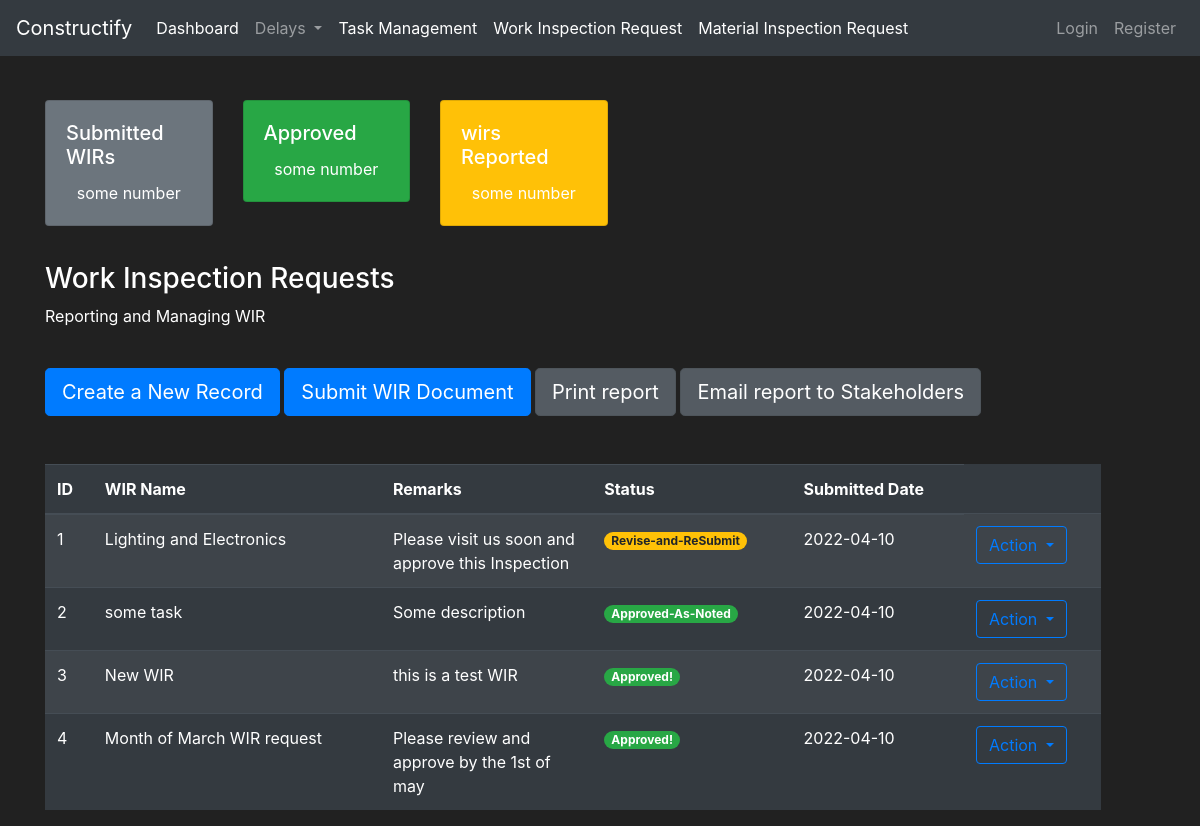
The app's page /WorkInspectionReqs, older data.
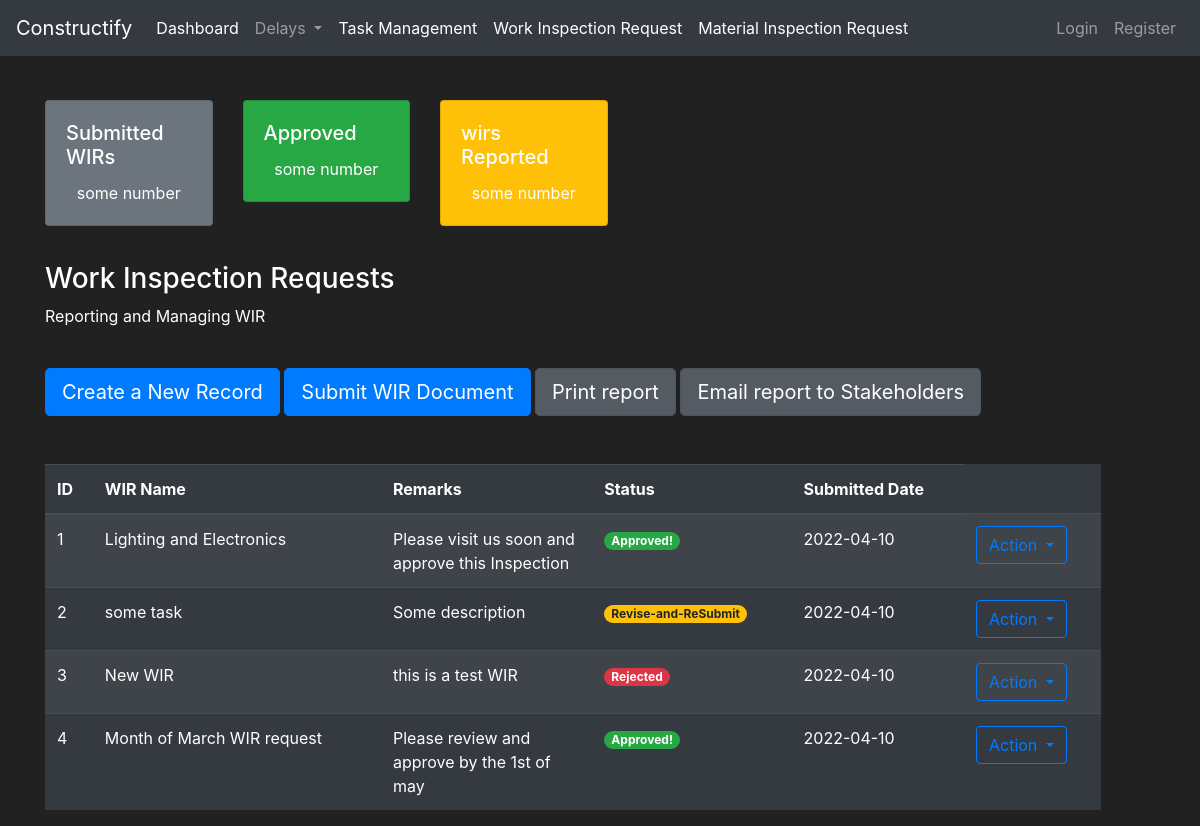
The same page, newer data.
### construct/models.py (models this page shows)
class WorkInspectionRequests(db.Model):
    id = db.Column(db.Integer(), nullable=False, primary_key=True)
    name = db.Column(db.String(length=30), nullable=False)
    description = db.Column(db.String(length=30), nullable=False)
    status = db.Column(db.String(length=30), nullable=True, default="Submitted")
    submitted_date = db.Column(db.String(length=30), nullable=False)

### construct/routes.py (the view, shortened to what this page needs)
@app.route("/WorkInspectionReqs", methods=['GET', 'POST'])
def wir_page():
    delays = Delay.query.all()
    wir_list = WorkInspectionRequests.query.all()
    wirform= WIRForm()
    today = date.today()
    if request.method == "GET":
        return render_template('WorkInspectionRequest.html', delays=delays,wir_list=wir_list, wirform=wirform)

### construct/templates/WorkInspectionRequest.html (shortened to what this page needs)
{% extends 'base.html' %}
{% block content%}
<div class="row" style="margin-top:20px;margin-left:30px">
    <div class="col-2">
        <div class="card text-white bg-secondary mb-3" style="max-width: 18rem;">
            <div class="card-body">
                <h5 class="card-title">Submitted WIRs</h5>
                <p class="card-text" style="text-align:center;">some number</p>
            </div>
        </div>
    </div>
    <div class="col-2">
        <div class="card text-white bg-success mb-3" style="max-width: 18rem;">
            <div class="card-body">
                <h5 class="card-title">Approved </h5>
                <p class="card-text" style="text-align:center;">some number</p>
            </div>
        </div>
    </div>
    <div class="col-2">
        <div class="card text-white bg-warning  mb-3" style="max-width: 18rem;">
            <div class="card-body">
                <h5 class="card-title">wirs Reported</h5>
                <p class="card-text" style="text-align:center;">some number</p>
            </div>
        </div>
    </div>
</div>
<div class="row" style="margin-top:20px;margin-left:30px">
    <div class="col-11">
        <h3>Work Inspection Requests</h3>
        <p>Reporting and Managing WIR</p>
        <br>
        <button type="button" class="btn btn-primary btn-lg" data-toggle="modal" data-target="#WIRCreateModal"
            data-whatever="@mdo">Create a New Record</button>
            <button type="button" class="btn btn-primary btn-lg" data-toggle="modal" data-target="#WIRUploadModal"
            data-whatever="@mdo">Submit WIR Document</button>
            <a href="{{url_for('PDFPage')}}" class="btn btn-secondary btn-lg active" role="button" aria-pressed="false" target="_blank">Print report</a>
            <a href="{{url_for('PDFPageEmail')}}" class="btn btn-secondary btn-lg active" role="button" aria-pressed="false" target="_blank">Email report to Stakeholders</a>
        <br><br><br>
        <table id="dtBasicExample" class="table table-striped table-dark" cellspacing="0" width="100%">
            <thead>
                <tr>
                    <th scope="col">ID</th>
                    <th scope="col">WIR Name</th>
                    <th scope="col">Remarks</th>
                    <th scope="col">Status</th>
                    <th scope="col">Submitted Date</th>
                </tr>
            </thead>
            <tbody>
                {% for wir in wir_list %}
                    <tr>
                    <td>{{wir.id}}</td>
                    <td>{{wir.name}}</td>
                    <td width="20%">{{wir.description}}</td>
                    {% if 'Rejected' in wir.status %}
                    <td><span class="badge badge-pill badge-danger">{{wir.status}}</span></td>
                    {% endif %}
                    {% if 'Revise-and-ReSubmit' in wir.status %}
                    <td><span class="badge badge-pill badge-warning">{{wir.status}}</span></td>
                    {% endif %}
                    {% if 'Approved!' in wir.status %}
                    <td><span class="badge badge-pill badge-success">{{wir.status}}</span></td>
                    {% endif %}
                    {% if 'Approved-As-Noted' in wir.status %}
                    <td><span class="badge badge-pill badge-success">{{wir.status}}</span></td>
                    {% endif %}
                    <td>{{wir.submitted_date}}</td>
                    <td>
                        <div class="btn-group">
                            <button type="button" class="btn btn-outline-primary dropdown-toggle" data-toggle="dropdown"
                                aria-haspopup="true" aria-expanded="false">
                                Action
                            </button>
                    </td>
                </tr>
                {% endfor %}
            </tbody>
        </table>
    </div>
</div>
</div>
{% endblock %}

Row changes from the older to the newer data that the page shows:
changed WorkInspectionRequests "Lighting and Electronics": status "Revise-and-ReSubmit" → "Approved!"
changed WorkInspectionRequests "some task": status "Approved-As-Noted" → "Revise-and-ReSubmit"
changed WorkInspectionRequests "New WIR": status "Approved!" → "Rejected"
